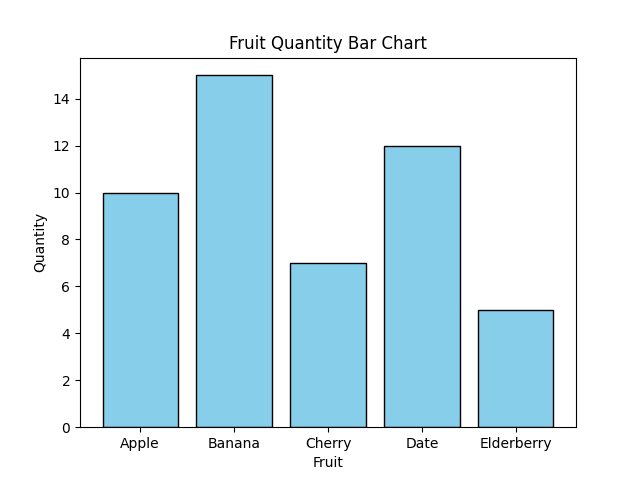

Here is the Python script that generated this plot:
import matplotlib.pyplot as plt

# Sample data
categories = ['Apple', 'Banana', 'Cherry', 'Date', 'Elderberry']
values = [10, 15, 7, 12, 5]

# Create bar chart
plt.bar(categories, values, color='skyblue', edgecolor='black')

# Add labels and title
plt.xlabel('Fruit')
plt.ylabel('Quantity')
plt.title('Fruit Quantity Bar Chart')

# Show plot
plt.show()
